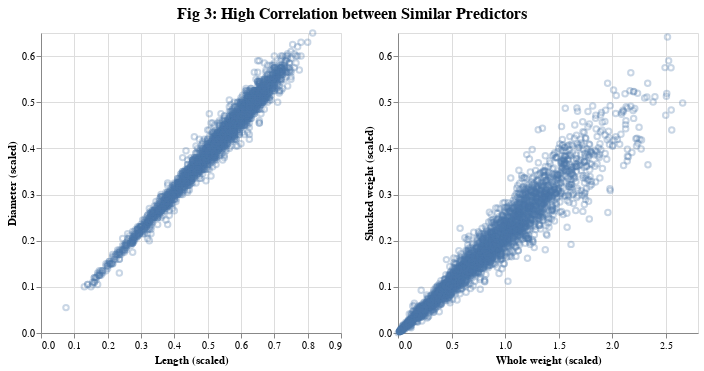

Notebook code for this chart:
### Markdown cell above
#### Relationship between similar predictors:

### Code cell
length_v_diameter = alt.Chart(abalone_train).mark_point(opacity=0.3).encode(
    x = alt.X("length").title("Length (scaled)"),
    y = alt.Y("diameter").title("Diameter (scaled)")
)

whole_weight_v_shucked_weight = alt.Chart(abalone_train).mark_point(opacity=0.3).encode(
    x = alt.X("weight_whole").title("Whole weight (scaled)"),
    y = alt.Y("weight_viscera").title("Shucked weight (scaled)")
)
alt.hconcat(
    length_v_diameter,whole_weight_v_shucked_weight
).properties(
    title={
        "text": 'Fig 3: High Correlation between Similar Predictors',
        "fontSize": 16,
        'anchor':'middle'
    }
)

### Figure 1 — Vega-Lite specification as saved in the notebook (floating-point values rounded to 4 significant figures; data arrays with more than 128 entries replaced by an {"elided": "..."} marker saying what was removed)
{"config": {"view": {"continuousWidth": 300, "continuousHeight": 300}}, "hconcat": [{"mark": {"type": "point", "opacity": 0.3}, "encoding": {"x": {"field": "length", "title": "Length (scaled)", "type": "quantitative"}, "y": {"field": "diameter", "title": "Diameter (scaled)", "type": "quantitative"}}}, {"mark": {"type": "point", "opacity": 0.3}, "encoding": {"x": {"field": "weight_whole", "title": "Whole weight (scaled)", "type": "quantitative"}, "y": {"field": "weight_viscera", "title": "Shucked weight (scaled)", "type": "quantitative"}}}], "data": {"name": "data-7336bf2f91f1c41beacb9121b0df25b2"}, "title": {"text": "Fig 3: High Correlation between Similar Predictors", "fontSize": 16, "anchor": "middle"}, "$schema": "https://vega.github.io/schema/vega-lite/v5.16.3.json", "datasets": {"data-7336bf2f91f1c41beacb9121b0df25b2": {"elided": "3132 records"}}}
